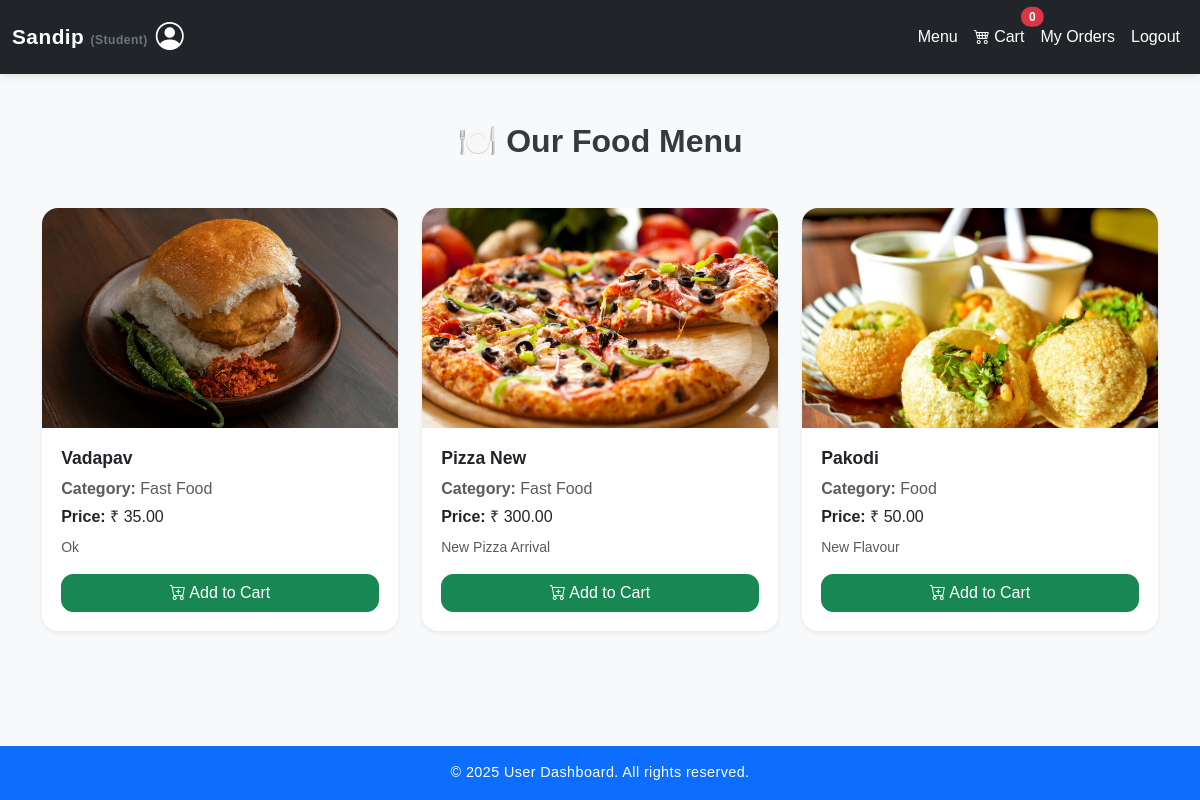
Screenshot of /menu.php (signed in) with the database file from the repository.
### tables this page shows
CREATE TABLE `items` (
  `id` int(11) NOT NULL,
  `name` varchar(100) NOT NULL,
  `category` varchar(50) NOT NULL,
  `price` decimal(10,2) NOT NULL,
  `quantity` int(11) NOT NULL,
  `stockqty` varchar(50) NOT NULL,
  `image` varchar(255) NOT NULL,
  `status` enum('Active','InActive') DEFAULT 'Active',
  `remarks` text NOT NULL,
  `enter_datetime` timestamp NOT NULL DEFAULT current_timestamp()
);

### menu.php (the view, shortened to what this page needs)
<?php
include 'config/connection.php';
?>
<!DOCTYPE html>
<html lang="en">
<head>
  <link href="https://cdn.jsdelivr.net/npm/bootstrap@5.3.3/dist/css/bootstrap.min.css" rel="stylesheet">
  <link href="https://cdn.jsdelivr.net/npm/bootstrap-icons/font/bootstrap-icons.css" rel="stylesheet">
</head>
<body class="d-flex flex-column min-vh-100">
  <nav class="navbar navbar-expand-lg navbar-dark bg-dark py-3">
    <div class="container-fluid">
      <div class="d-flex align-items-center">
        <a class="navbar-brand fw-bold me-2" href="#">
          <?php echo $_SESSION['student']['firstname']; ?>
          <span class="text-secondary" style="font-size:12px;">(<?php echo ucfirst($_SESSION['student']['type']); ?>)</span>
        </a>
        <i class="bi bi-person-circle text-white fs-3"></i>
      </div>
      <div class="collapse navbar-collapse" id="navbarNav">
        <ul class="navbar-nav ms-auto">
          <li class="nav-item"><a class="nav-link active text-white" href="menu.php">Menu</a></li>
          <li class="nav-item">
            <a class="nav-link text-white position-relative" href="#" data-bs-toggle="modal" data-bs-target="#cartModal">
              <i class="bi bi-cart4"></i> Cart
              <span id="cartCount" class="position-absolute top-0 start-100 translate-middle badge rounded-pill bg-danger">0</span>
            </a>
          </li>
          <li class="nav-item"><a class="nav-link text-white" href="studentsOrders.php">My Orders</a></li>
          <li class="nav-item"><a class="nav-link text-white" href="logout.php">Logout</a></li>
        </ul>
      </div>
    </div>
  </nav>
  <div class="container py-5">
    <h2 class="text-center mb-5">🍽️ Our Food Menu</h2>
    <div class="row g-4">
    <?php
      $sql = "SELECT * FROM items WHERE status LIKE '%Active%'";
      $query = mysqli_query($conn, $sql);
      while($row = mysqli_fetch_assoc($query)){
      ?>
        <div class="col-lg-4 col-md-6">
          <div class="card menu-card shadow-sm h-100">
            <img src="<?php echo $row['image']; ?>" class="card-img-top" alt="Food Image">
            <div class="card-body d-flex flex-column">
              <h5 class="card-title"><?php echo $row['name']; ?></h5>
              <p class="text-muted mb-1"><strong>Category:</strong> <?php echo $row['category']; ?></p>
              <p class="mb-2"><strong>Price:</strong> ₹ <?php echo $row['price']; ?></p>
              <p class="small text-muted mb-3"><?php echo $row['remarks']; ?></p>
              <button class="btn btn-success addToCart"
                      data-pid="<?php echo $row['id']; ?>"
                      data-name="<?php echo $row['name']; ?>"
                      data-price="<?php echo $row['price']; ?>"
                      data-image="<?php echo $row['image']; ?>">
                <i class="bi bi-cart-plus"></i> Add to Cart
              </button>
            </div>
          </div>
        </div>
      <?php
      }
      ?>
    </div>
  </div>
  <footer class="text-white text-center py-3 mt-auto">
    <p class="mb-0">&copy; 2025 User Dashboard. All rights reserved.</p>
  </footer>
</body>
</html>

### menu.php (style rules this page uses)
body { background: #f8f9fa; font-family: 'Poppins', sans-serif; }
.navbar { box-shadow: 0 2px 8px rgba(0,0,0,0.1); }
.navbar-brand { font-size: 1.3rem; letter-spacing: 0.5px; }
h2 { font-weight: 600; color: #343a40; }
.menu-card { border: none; border-radius: 16px; overflow: hidden; transition: all 0.3s ease; background: #fff; }
.menu-card img { height: 220px; object-fit: cover; }
.card-body { padding: 1.2rem; }
.card-title { font-size: 1.1rem; font-weight: 600; color: #212529; }
.btn-success { border-radius: 12px; font-weight: 500; transition: all 0.3s ease; }
footer { background: #0d6efd; font-size: 0.9rem; letter-spacing: 0.4px; }

### rows the page displays
items: image (picture), name "Vadapav", category "Fast Food", price "35.00", remarks "Ok"
items: image (picture), name "Pizza New", category "Fast Food", price "300.00", remarks "New Pizza Arrival"
items: image (picture), name "Pakodi", category "Food", price "50.00", remarks "New Flavour"

### other values shown
$_SESSION['student']['firstname'] "Sandip"
$_SESSION['student']['type'] "Student"
